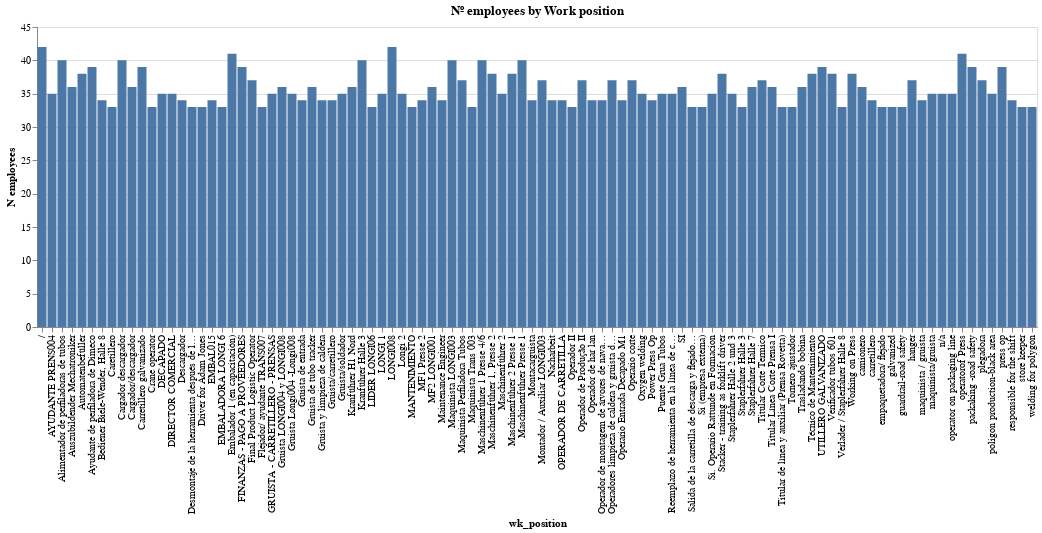

Notebook source saved alongside this figure:
### Markdown cell above
We are going to plot the 100 work positions with more employees in the company

### Code cell
alt.Chart(n_employees, title="Nº employees by Work position").mark_bar().encode( 
    y = 'N employees',
    x ='wk_position',
     ).properties(
    width=1000,
    height=300
)

### Figure 1 — Vega-Lite specification as saved in the notebook (floating-point values rounded to 4 significant figures)
{"config": {"view": {"continuousWidth": 400, "continuousHeight": 300}}, "data": {"name": "data-1280bffbc0520973f3d2868db3df4f3c"}, "mark": "bar", "encoding": {"x": {"type": "nominal", "field": "wk_position"}, "y": {"type": "quantitative", "field": "N employees"}}, "height": 300, "title": "Nº employees by Work position", "width": 1000, "$schema": "https://vega.github.io/schema/vega-lite/v4.8.1.json", "datasets": {"data-1280bffbc0520973f3d2868db3df4f3c": [{"wk_position": "/ ", "N employees": 42, "Training hours": 53290.0}, {"wk_position": "LONGI008", "N employees": 42, "Training hours": 46160.0}, {"wk_position": "Embalador 1 (en capacitación)", "N employees": 41, "Training hours": 49490.0}, {"wk_position": "operatorof Press", "N employees": 41, "Training hours": 41850.0}, {"wk_position": "Maschinenführer Presse 1", "N employees": 40, "Training hours": 45600.0}, {"wk_position": "Alimentador de perfiladoras de tubos", "N employees": 40, "Training hours": 48600.0}, {"wk_position": "Maquinista LONGI003", "N employees": 40, "Training hours": 48770.0}, {"wk_position": "Maschinenführer 1 Presse 4/6", "N employees": 40, "Training hours": 44150.0}, {"wk_position": "Kranführer Halle 3", "N employees": 40, "Training hours": 46070.0}, {"wk_position": "Cargador descargador", "N employees": 40, "Training hours": 48260.0}, {"wk_position": "FINANZAS - PAGO A PROVEEDORES", "N employees": 39, "Training hours": 37480.0}, {"wk_position": "press op ", "N employees": 39, "Training hours": 49120.0}, {"wk_position": "UTILLERO GALVANIZADO", "N employees": 39, "Training hours": 56070.0}, {"wk_position": "Carretillero galvanizado", "N employees": 39, "Training hours": 39240.0}, {"wk_position": "packaking -road safety", "N employees": 39, "Training hours": 47050.0}, {"wk_position": "Ayudante de perfiladora de Dimeco", "N employees": 39, "Training hours": 47040.0}, {"wk_position": "Verificador tubos 601", "N employees": 38, "Training hours": 48180.0}, {"wk_position": "Maschinenführer 1, Presse 2", "N employees": 38, "Training hours": 46850.0}, {"wk_position": "Stacker - training as forklift driver", "N employees": 38, "Training hours": 46600.0}, {"wk_position": "Técnico de Mantenimiento", "N employees": 38, "Training hours": 39080.0}, {"wk_position": "Automatenbefüller", "N employees": 38, "Training hours": 34610.0}, {"wk_position": "Maschinenführer 2 Presse 1", "N employees": 38, "Training hours": 46510.0}, {"wk_position": "Working on Press", "N employees": 38, "Training hours": 41650.0}, {"wk_position": "plegadora", "N employees": 37, "Training hours": 44820.0}, {"wk_position": "Montador / Auxiliar LONGI003", "N employees": 37, "Training hours": 44950.0}, {"wk_position": "Maquinista Perfiladora Tubos", "N employees": 37, "Training hours": 42060.0}, {"wk_position": "hanger", "N employees": 37, "Training hours": 40230.0}, {"wk_position": "Operador de Produção II", "N employees": 37, "Training hours": 43130.0}, {"wk_position": "Titular Corte Termico", "N employees": 37, "Training hours": 43680.0}, {"wk_position": "Operadores limpieza de caldera y gruista de caldera", "N employees": 37, "Training hours": 40220.0}, {"wk_position": "Operario corte", "N employees": 37, "Training hours": 44540.0}, {"wk_position": "Final Product Logistic Operator", "N employees": 37, "Training hours": 42300.0}, {"wk_position": "Trasladando bobina", "N employees": 36, "Training hours": 41790.0}, {"wk_position": "SI", "N employees": 36, "Training hours": 42870.0}, {"wk_position": "Gruista de tubo tracker", "N employees": 36, "Training hours": 41830.0}, {"wk_position": "camionero", "N employees": 36, "Training hours": 46200.0}, {"wk_position": "Kranführer H1 Nord", "N employees": 36, "Training hours": 40040.0}, {"wk_position": "MF2 LONGI001", "N employees": 36, "Training hours": 43450.0}, {"wk_position": "Gruista LONGI004 y LONGI008", "N employees": 36, "Training hours": 43510.0}, {"wk_position": "Staplerfahrer Halle 7", "N employees": 36, "Training hours": 39770.0}, {"wk_position": "Cargador/descargador", "N employees": 36, "Training hours": 43950.0}, {"wk_position": "Auszubildender Mechatroniker", "N employees": 36, "Training hours": 38270.0}, {"wk_position": "Titular Línea Corte Prensa I", "N employees": 36, "Training hours": 47510.0}, {"wk_position": "GRUISTA - CARRETILLERO - PRENSAS", "N employees": 35, "Training hours": 45700.0}, {"wk_position": "DECAPADO", "N employees": 35, "Training hours": 37770.0}, {"wk_position": "Staplerfahrer Halle 2 und 3", "N employees": 35, "Training hours": 41570.0}, {"wk_position": "DIRECTOR COMERCIAL", "N employees": 35, "Training hours": 40420.0}, {"wk_position": "Gruista Longi004 -Longi008", "N employees": 35, "Training hours": 43520.0}, {"wk_position": "Si. Operario Rattunde en Formacion", "N employees": 35, "Training hours": 45220.0}, {"wk_position": "Gruista/soldador", "N employees": 35, "Training hours": 38280.0}, {"wk_position": "Reemplazo de herramienta en la línea de corte transversal PRENS002", "N employees": 35, "Training hours": 35590.0}, {"wk_position": "Oxygen welding", "N employees": 35, "Training hours": 39260.0}, {"wk_position": "Puente Grua Tubos", "N employees": 35, "Training hours": 37730.0}, {"wk_position": "AYUDANTE PRENS004", "N employees": 35, "Training hours": 42050.0}, {"wk_position": "LONGI 1", "N employees": 35, "Training hours": 33790.0}, {"wk_position": "Longi 2", "N employees": 35, "Training hours": 41560.0}, {"wk_position": "Maschinenführer 2", "N employees": 35, "Training hours": 39890.0}, {"wk_position": "maquinista/gruista", "N employees": 35, "Training hours": 39260.0}, {"wk_position": "n/a ", "N employees": 35, "Training hours": 44700.0}, {"wk_position": "operator on packaging line", "N employees": 35, "Training hours": 49200.0}, {"wk_position": "poligon production-black area", "N employees": 35, "Training hours": 40070.0}, {"wk_position": "OPERADOR DE CARRETILLA", "N employees": 34, "Training hours": 44340.0}, {"wk_position": "Operador de har lan", "N employees": 34, "Training hours": 40160.0}, {"wk_position": "Operario Entrada Decapado M1", "N employees": 34, "Training hours": 35670.0}, {"wk_position": "Gruista de entrada", "N employees": 34, "Training hours": 39330.0}, {"wk_position": "Nacharbeit", "N employees": 34, "Training hours": 45030.0}, {"wk_position": "responsible for the shift", "N employees": 34, "Training hours": 42630.0}, {"wk_position": "Maintenance Engineer", "N employees": 34, "Training hours": 37230.0}, {"wk_position": "carretillero", "N employees": 34, "Training hours": 43180.0}, {"wk_position": "Operador de montagem de árvores de navalhas / Operador auxiliar", "N employees": 34, "Training hours": 33950.0}, {"wk_position": "maquinista / gruista", "N employees": 34, "Training hours": 40250.0}, {"wk_position": "Bediener Biele-Wender, Halle 8", "N employees": 34, "Training hours": 46120.0}, {"wk_position": "MF1 Presse 2", "N employees": 34, "Training hours": 33540.0}, {"wk_position": "Montacarguista", "N employees": 34, "Training hours": 40230.0}, {"wk_position": "Descargador", "N employees": 34, "Training hours": 37160.0}, {"wk_position": "Gruista y limpieza de caldera", "N employees": 34, "Training hours": 46960.0}, {"wk_position": "EMBAL015", "N employees": 34, "Training hours": 38050.0}, {"wk_position": "Gruista/carretillero", "N employees": 34, "Training hours": 39260.0}, {"wk_position": "Power Press Op", "N employees": 34, "Training hours": 34820.0}, {"wk_position": "Operador II", "N employees": 33, "Training hours": 39610.0}, {"wk_position": "welding for polygon", "N employees": 33, "Training hours": 41230.0}, {"wk_position": "EMBALADORA LONGI 6", "N employees": 33, "Training hours": 40980.0}, {"wk_position": "Salida de la carretilla de descarga y flejado del material", "N employees": 33, "Training hours": 36860.0}, {"wk_position": "Tornero ajustador", "N employees": 33, "Training hours": 30200.0}, {"wk_position": "Si (empresa externa)", "N employees": 33, "Training hours": 45340.0}, {"wk_position": "Titular de línea y auxiliar (Prensa Rovetta)", "N employees": 33, "Training hours": 39830.0}, {"wk_position": "Staplerfahrer Halle 3", "N employees": 33, "Training hours": 33590.0}, {"wk_position": "Crane operator", "N employees": 33, "Training hours": 46000.0}, {"wk_position": "store keeper", "N employees": 33, "Training hours": 35360.0}, {"wk_position": "Driver for Adam Jones", "N employees": 33, "Training hours": 42090.0}, {"wk_position": "Desmontaje de la herramienta después de la producción de la línea 1 para colocarla en el almacén de matrices – matriz núm. 26", "N employees": 33, "Training hours": 43120.0}, {"wk_position": "Flejador/ ayudante TRANS007", "N employees": 33, "Training hours": 39310.0}, {"wk_position": "Maquinista Trans 003", "N employees": 33, "Training hours": 32930.0}, {"wk_position": "LIDER LONGI06", "N employees": 33, "Training hours": 38310.0}, {"wk_position": "MANTENIMIENTO", "N employees": 33, "Training hours": 40690.0}, {"wk_position": "Caretillero", "N employees": 33, "Training hours": 30040.0}, {"wk_position": "Verlader / Staplerfahrer Halle 8", "N employees": 33, "Training hours": 35940.0}, {"wk_position": "galvanized", "N employees": 33, "Training hours": 39640.0}, {"wk_position": "guardrail-road safety", "N employees": 33, "Training hours": 36180.0}, {"wk_position": "empaquetadora/ flejado", "N employees": 33, "Training hours": 40890.0}]}}
